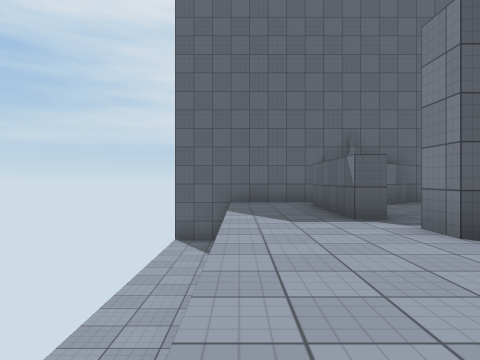
view 1 (above)

18 first-person views from a walk through a 3-D level made in the Unity game engine. The camera is 1.2 m above the floor, looks level and sees 70° across. The floor is counted in squares, 2 m on a side. Each view is taken from the middle of a square. On the plan, view 1 faces up. The plan holds only what a view shows up to about 10 squares ahead; the rest is blank. The place goes on beyond the plan. The player character is not drawn. Surface patterns are stand-ins for the level's own textures.

view 2
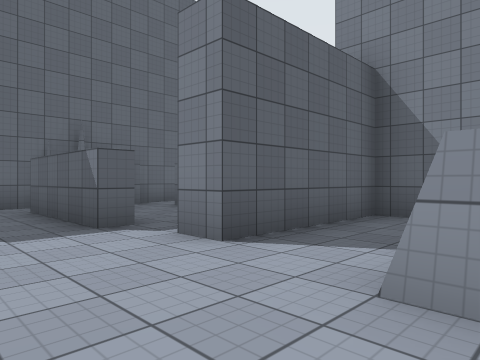

view 3
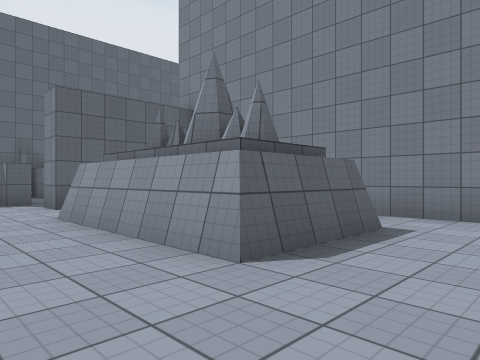

view 4
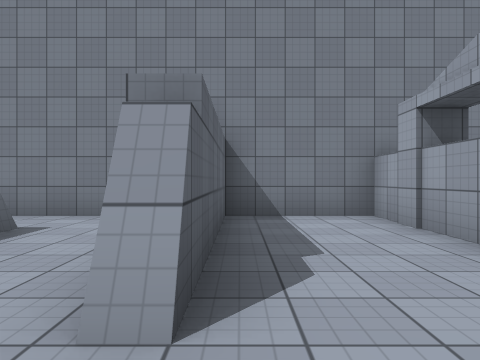

view 5
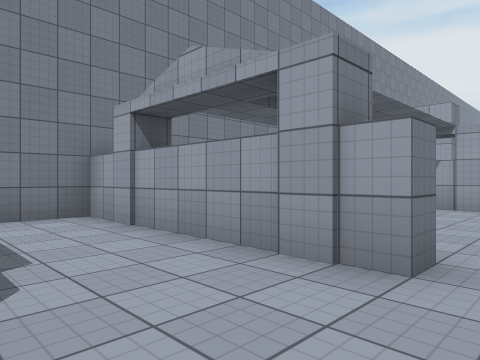

view 6
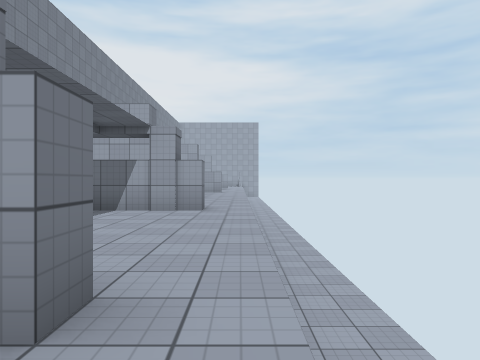

view 7
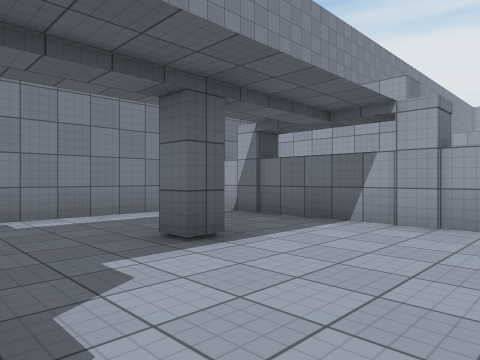

view 8
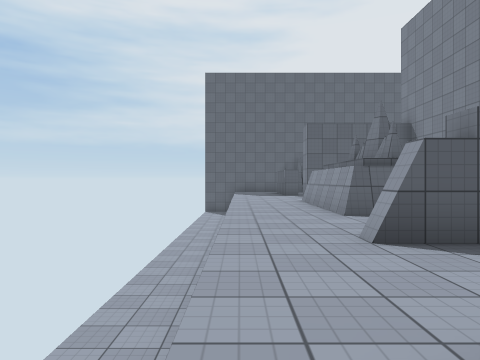

view 9
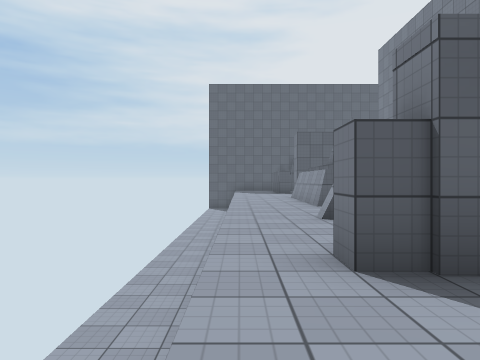

view 10
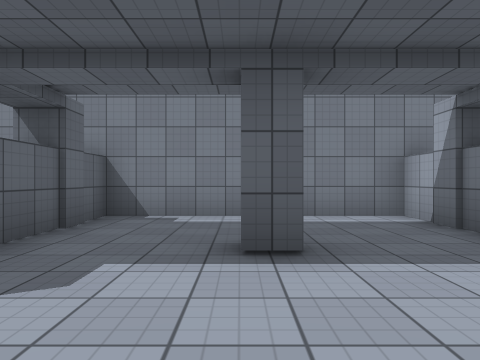

view 11
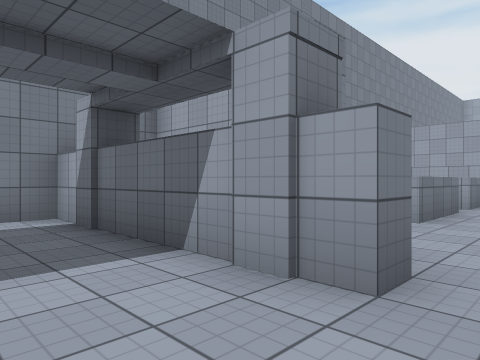

view 12
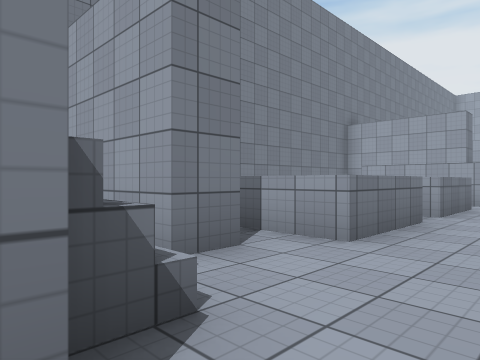

view 13
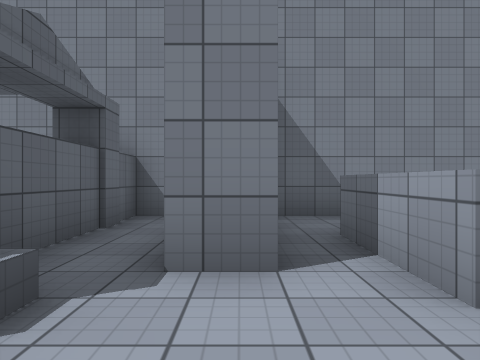

view 14
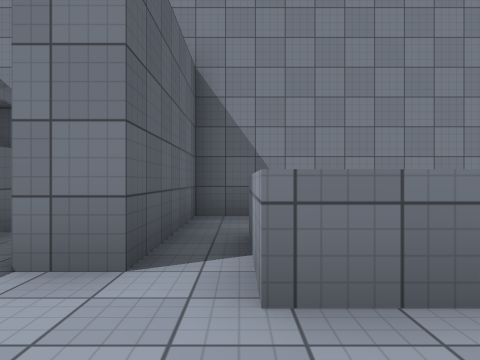

view 15
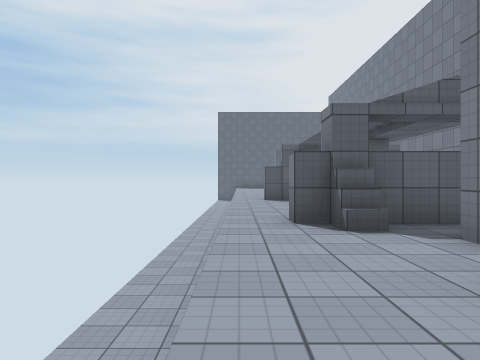

view 16
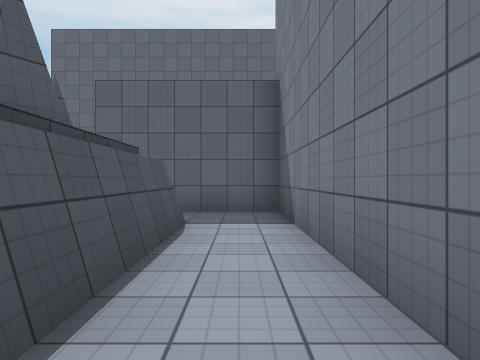

view 17
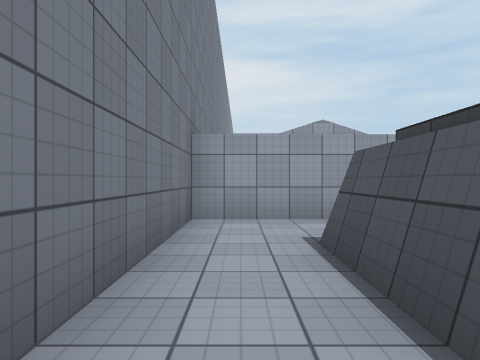

view 18
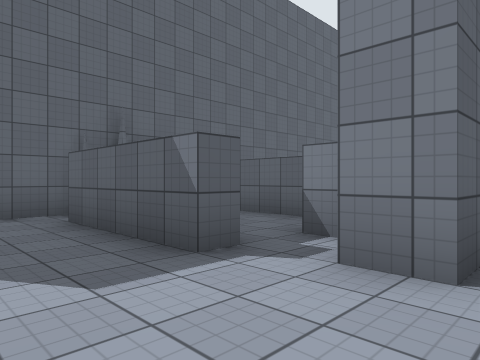

### Floor plan
Key: @ floor where view 1 was taken; # wall or solid block; . floor; ^ raised ledge; v drop or lower ground.
Columns run from 2 left of view 1 to 6 right of it. Each row starts with its distance up from view 1.
 10 #####
  9 #v... ##
  8 vv..#..#
  7 vv..#..#
  6 vv..#..#
  5 vv....##
  4 vv...####
  3 vv......#
  2 vv......#
  1 vv..###.#
  0 vv@.###.#
 -1 vv..###.#
 -2 vv..###.#
 -3 vv......#
 -4 vv......#
 -5 vv..#####
 -6 vv......#
 -7 vv......#
 -8 vv.######
 -9 vv......#
-10 vv...#..#
-11 vv......#
-12 vv......#
-13 vv.######
-14 vv......#
-15 vv...####
-16 vv..^^..#
-17   ..^   #
-18   ..^   #

Where each view was taken, in squares from view 1:
view 1: 0 up, 0 right, facing up
view 2: 1 up, 0 right, facing up-right
view 3: 4 down, 0 right, facing up-right
view 4: 5 down, 0 right, facing right
view 5: 5 down, 0 right, facing down-right
view 6: 6 down, 0 right, facing down
view 7: 8 down, 0 right, facing down-right
view 8: 8 down, 0 right, facing up
view 9: 10 down, 0 right, facing up
view 10: 10 down, 0 right, facing right
view 11: 11 down, 0 right, facing down-right
view 12: 13 down, 0 right, facing down-right
view 13: 15 down, 0 right, facing right
view 14: 16 down, 0 right, facing right
view 15: 18 down, 0 right, facing up
view 16: 3 down, 5 right, facing up
view 17: 1 up, 5 right, facing down
view 18: 3 up, 0 right, facing up-right
